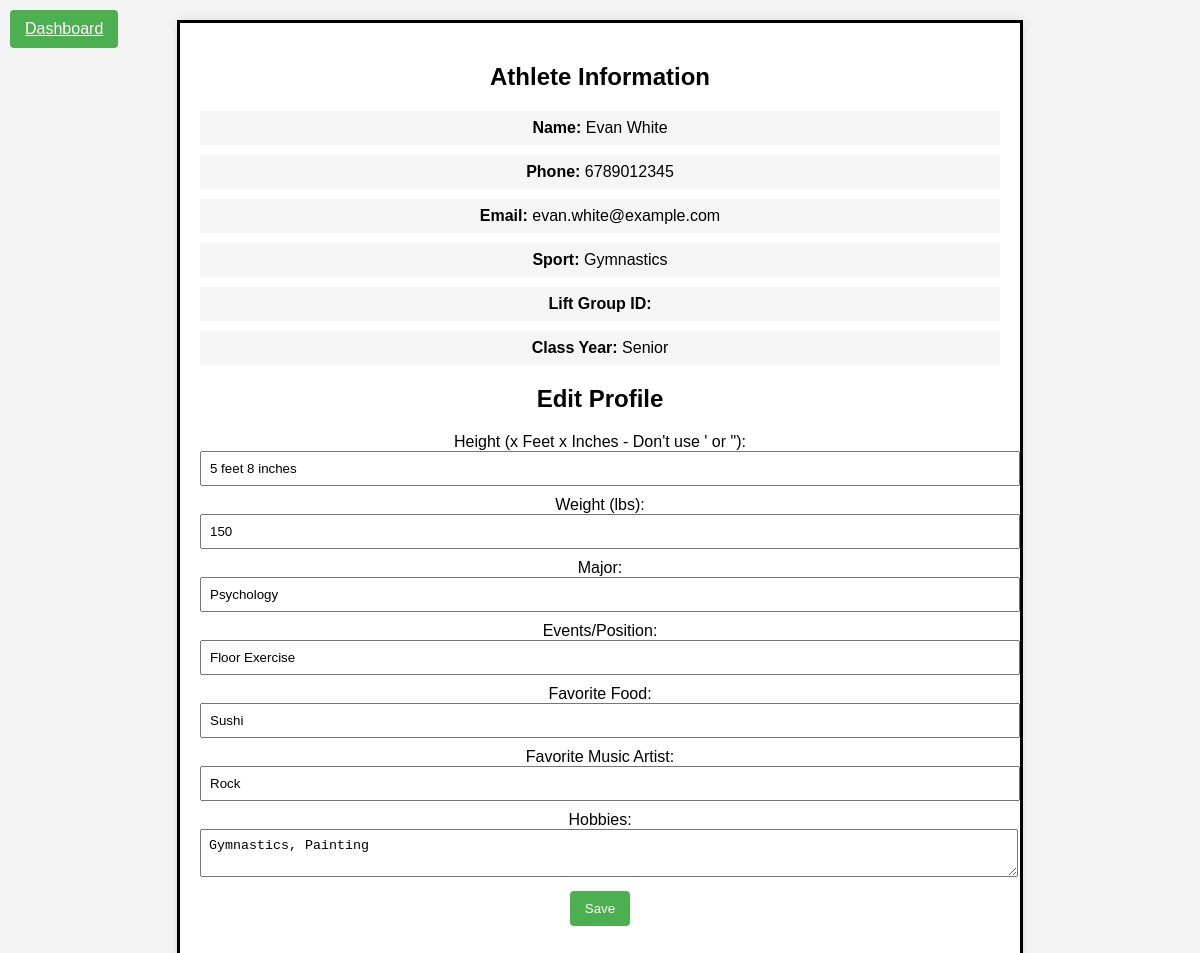
Screenshot of /admin-viewathlete.php?id=10006 (signed in) with the database file from the repository.
### tables this page shows
CREATE TABLE Athlete (
    AthleteID int PRIMARY KEY,
	SportID varchar(50) NOT NULL,
	LiftGroupID int NULL,
	FirstName varchar(50) NOT NULL,
    LastName varchar(50) NOT NULL,
    PhoneNumber varchar(11) NOT NULL,
    Email varchar(50) NOT NULL,
	ClassYear varchar(50) NOT NULL,
    Username varchar(50) NOT NULL,
    Password varchar(50) NOT NULL,
	Height varchar(20) NULL,
	Weight varchar(10) NULL,
	Major varchar(30) NULL,
	EventsOrPosition varchar(100) NULL,
	FavoriteFood varchar(50) NULL,
	FavoriteMusicArtist varchar(50) NULL,
	Hobbies varchar(200) NULL
);

### admin-viewathlete.php (the view, shortened to what this page needs)
<?php
include("db_connection.php");
$athleteID = $_GET['id'];
$fetchAthleteInfoSql = "SELECT * FROM Athlete WHERE AthleteID = '$athleteID'";
$result = mysqli_query($conn, $fetchAthleteInfoSql);
$row = mysqli_fetch_assoc($result);
if (!$row) {
    $errorMessage = "Athlete data not found for ID: $athleteID";
} else {
    $name = $row['FirstName'] . ' ' . $row['LastName'];
    $phone = $row['PhoneNumber'];
    $email = $row['Email'];
    $sportId = isset($row['SportID']) ? $row['SportID'] : '';
    $liftGroupId = isset($row['LiftGroupID']) ? $row['LiftGroupID'] : '';
    $classYear = $row['ClassYear'];
    $height = isset($row['Height']) ? $row['Height'] : '';
    $weight = isset($row['Weight']) ? $row['Weight'] : '';
    $major = isset($row['Major']) ? $row['Major'] : '';
    $eventsOrPosition = isset($row['EventsOrPosition']) ? $row['EventsOrPosition'] : '';
    $favoriteFood = isset($row['FavoriteFood']) ? $row['FavoriteFood'] : '';
    $favoriteMusicArtist = isset($row['FavoriteMusicArtist']) ? $row['FavoriteMusicArtist'] : '';
    $hobbies = isset($row['Hobbies']) ? $row['Hobbies'] : '';
}
?>
<!DOCTYPE html>
<html lang="en">
<head>
</head>
<body>
    <div class="container">
        <a href="admin-dashboard.php" class="back-btn-to-dashboard">Dashboard</a>
        <div class="profile-section">
            <h2>Athlete Information</h2>
            <div class="uneditable-field"><strong>Name:</strong> <?php echo $name; ?></div>
            <div class="uneditable-field"><strong>Phone:</strong> <?php echo $phone; ?></div>
            <div class="uneditable-field"><strong>Email:</strong> <?php echo $email; ?></div>
            <div class="uneditable-field"><strong>Sport:</strong> <?php echo $sportId; ?></div>
            <div class="uneditable-field"><strong>Lift Group ID:</strong> <?php echo $liftGroupId; ?></div>
            <div class="uneditable-field"><strong>Class Year:</strong> <?php echo $classYear; ?></div>
        </div>
        <div class="profile-section editable-section">
            <h2>Edit Profile</h2>
            <form method="POST" action="<?php echo htmlspecialchars($_SERVER["PHP_SELF"]); ?>" id="profileForm">
                <label for="height">Height (x Feet x Inches - Don't use ' or "):</label>
                <input type="text" id="height" name="height" value="<?php echo $height; ?>">
                <label for="weight">Weight (lbs):</label>
                <input type="text" id="weight" name="weight" value="<?php echo $weight; ?>">
                <label for="major">Major:</label>
                <input type="text" id="major" name="major" value="<?php echo $major; ?>">
                <label for="eventsOrPosition">Events/Position:</label>
                <input type="text" id="eventsOrPosition" name="eventsOrPosition" value="<?php echo $eventsOrPosition; ?>">
                <label for="favoriteFood">Favorite Food:</label>
                <input type="text" id="favoriteFood" name="favoriteFood" value="<?php echo $favoriteFood; ?>">
                <label for="favoriteMusicArtist">Favorite Music Artist:</label>
                <input type="text" id="favoriteMusicArtist" name="favoriteMusicArtist" value="<?php echo $favoriteMusicArtist; ?>">
                <label for="hobbies">Hobbies:</label>
                <textarea id="hobbies" name="hobbies"><?php echo $hobbies; ?></textarea>
                <button class="save-btn" type="button" onclick="saveProfile()">Save</button>
            </form>
        </div>
    </div>
</body>
</html>

### admin-viewathlete.php (style rules this page uses)
body { font-family: Arial, sans-serif; margin: 0; padding: 0; background-color: #f4f4f4; }
.back-btn-to-dashboard { position: absolute; top: 10px; left: 10px; background-color: #4caf50; color: white; padding: 10px 15px; border: none; border-radius: 4px; cursor: pointer; }
.container { max-width: 800px; margin: 20px auto; padding: 20px; background-color: #fff; box-shadow: 0 0 10px rgba(0, 0, 0, 0.1); text-align: center; border: 3px solid black; }
.profile-section { margin-bottom: 20px; }
.uneditable-field { background-color: #f5f5f5; padding: 8px; margin-bottom: 10px; }
.editable-section input, .editable-section textarea { width: 100%; padding: 8px; margin-bottom: 10px; }
.save-btn { background-color: #4caf50; color: white; padding: 10px 15px; border: none; border-radius: 4px; cursor: pointer; }

### rows the page displays
athlete: name "Evan White", PhoneNumber "6789012345", Email "evan.white@example.com", SportID "Gymnastics", ClassYear "Senior", height "5 feet 8 inches", weight "150", major "Psychology", eventsOrPosition "Floor Exercise", favoriteFood "Sushi", favoriteMusicArtist "Rock", hobbies "Gymnastics, Painting"
